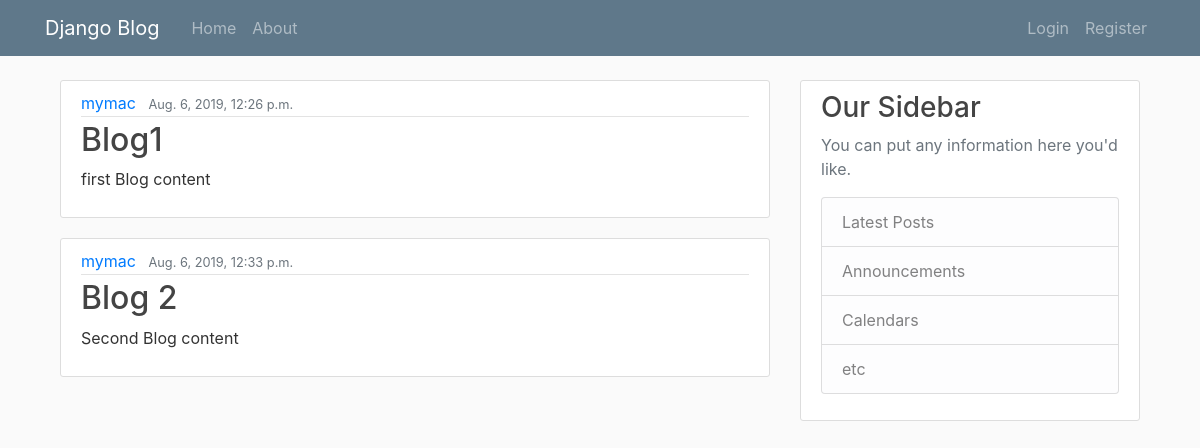
The page / on the database its author committed.
### blog/models.py (models this page shows, shortened)
class Post(models.Model):
    title = models.CharField(max_length=100)
    content = models.TextField()
    date_posted = models.DateTimeField(default=timezone.now)
    author = models.ForeignKey(User, on_delete=models.CASCADE)

### blog/views.py (the view)
# urls.py: path('', views.home, name='blog-home'),
def home(request):
    context = {
        'posts': Post.objects.all()
    }
    return render(request, 'blog/home.html', context)

### blog/templates/blog/home.html
{%  extends 'blog/base.html' %}
{% block content %}
    {% for post in posts %}
        <article class="media content-section">
            <div class="media-body">
                <div class="article-metadata">
                    <a class="mr-2" href="#">{{ post.author }}</a>
                    <small class="text-muted">{{ post.date_posted }}</small>
            </div>
                <h2><a class="article-title" href="#">{{ post.title }}</a></h2>
                <p class="article-content">{{ post.content }}</p>
            </div>
</article>
    {% endfor %}
{% endblock content %}

### blog/static/blog/main.css (style rules this page uses)
body { background: #fafafa; color: #333333; margin-top: 5rem; }
h1, h2, h3, h4, h5, h6 { color: #444444; }
.content-section { background: #ffffff; padding: 10px 20px; border: 1px solid #dddddd; border-radius: 3px; margin-bottom: 20px; }
.article-title { color: #444444; }
.article-content { white-space: pre-line; }
.article-metadata { padding-bottom: 1px; margin-bottom: 4px; border-bottom: 1px solid #e3e3e3 }

### rows shown on the page
Post: author "mymac", date_posted "Aug. 6, 2019, 12:26 p.m.", title "Blog1", content "first Blog content"
Post: author "mymac", date_posted "Aug. 6, 2019, 12:33 p.m.", title "Blog 2", content "Second Blog content"
